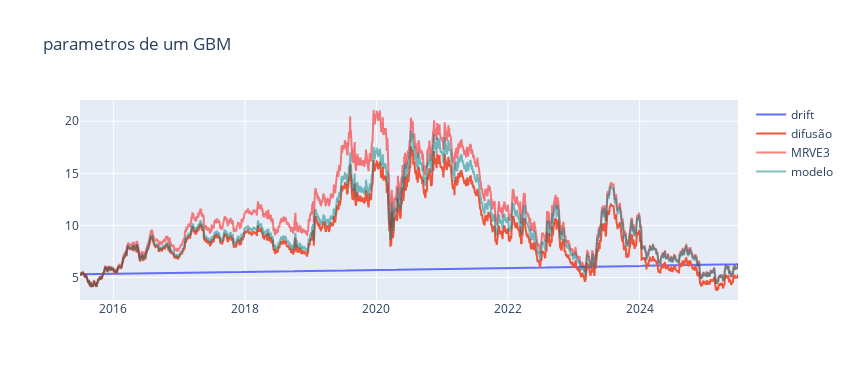

Notebook cell for this chart:
### Markdown cell above
#### simulação de preços
 [movimento browniano geométrico](https://pt.wikipedia.org/wiki/Movimento_browniano_geom%C3%A9trico) (GBM):


Esse modelo simula o comportamento de uma ação usando a fórmula

$$
S_t = S_{t-\Delta t}e^{\left( \mu - \frac{\sigma^2}{2} \right) \Delta t + \sigma z_t \sqrt{\Delta t}}
$$

em que $S_0$ e $S_t$ são o preço da ação no início e no instante $t$, respectivamente,  $\mu$ e $\sigma$ são a média e o desvio padrão do retorno esperado de uma ação, e $z_i$ é uma componente aleatória --- um número sorteado a partir de uma [distribuição normal](https://pt.wikipedia.org/wiki/Distribui%C3%A7%C3%A3o_normal) com média 0 e desvio padrão 1 --- e $\Delta t$ é o número de dias das taxa de retorno (como estamos trabalhando com retorno diário $\Delta t=1$)
$$
S_t = S_{0}e^{\left( \mu - \frac{\sigma^2}{2} \right) t + \sigma z_t }
$$
A componente $\exp{\left( \mu - {\sigma^2}/{2} \right)t}$ é conhecida como **deriva** (*drift*) e modela uma tendência determinística do preço da ação: $S_t = S_0 \exp{\left( \mu - {\sigma^2}/{2} \right)t}$.

A componente $\exp {\sigma W_t}$ é conhecida como **difusão** (*diffusion*), e é usado para modelar um conjunto de eventos imprevisíveis que ocorrem durante este movimento.

Obviamente não temos como saber a sequência correta de retornos, mas a título de ilustração,  podemos usar a própria sequência de eventos de retorno.

### Code cell
rate = preco[codigo].pct_change().fillna(0)
s_media = rate.mean()
s_devp  = rate.std()
S0 = preco[codigo][0]

drift = pd.Series(s_media - (s_devp**2)/2 , index=preco.index)
St_dri = S0*np.exp(drift.cumsum())

Z = ( rate - s_media) / s_devp
diffusion = Z * s_devp
St_dif = S0*np.exp(diffusion.cumsum())

St = S0 * np.exp((drift+diffusion).cumsum())

trace1 = go.Scatter(x=preco.index , y = St_dri , name='drift')
trace2 = go.Scatter(x=preco.index , y = preco[codigo] , name=codigo, line=dict(color='rgba(1.0 ,0, 0, 0.5)'))
trace3 = go.Scatter(x=preco.index , y = St_dif , name='difusão')
trace4 = go.Scatter(x=preco.index , y = St , name='modelo' , line=dict(color='rgba(0, 0.5, 0.5, 0.5)'))
figdata = [trace1,trace3,trace2,trace4]
fig = go.Figure(data=figdata)
fig.update_layout(title='parametros de um GBM', height=380, width=850 )

fig.show()

### Figure 1 — Plotly figure (JSON) as saved in the notebook; plotly's stock layout.template omitted (floating-point values rounded to 4 significant figures; data arrays with more than 128 entries replaced by an {"elided": "..."} marker saying what was removed)
{"data": [{"name": "drift", "type": "scatter", "x": {"elided": "2480 str values"}, "y": {"elided": "2480 float values"}}, {"name": "difusão", "type": "scatter", "x": {"elided": "2480 str values"}, "y": {"elided": "2480 float values"}}, {"line": {"color": "rgba(1.0 ,0, 0, 0.5)"}, "name": "MRVE3", "type": "scatter", "x": {"elided": "2480 str values"}, "y": {"elided": "2480 float values"}}, {"line": {"color": "rgba(0, 0.5, 0.5, 0.5)"}, "name": "modelo", "type": "scatter", "x": {"elided": "2480 str values"}, "y": {"elided": "2480 float values"}}], "layout": {"height": 380, "title": {"text": "parametros de um GBM"}, "width": 850}}
